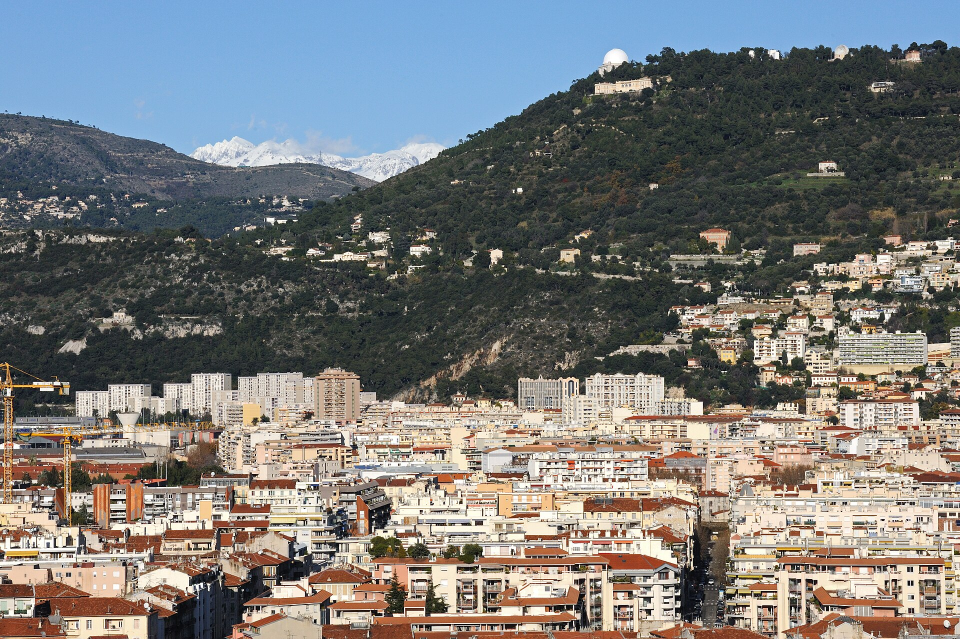
#> input picture _photos_brutes/mont-gros-cayambe.jpg, 1920 x 1278 px, found by its file name (shown at 1/2 size)
$ python run_mont_gros.py
#> lines starting #> are read from the running program, lines starting #| are printed output that depends on the picture
import re, json, os, sys
from PIL import Image, ImageOps

SLUG = 'mont-gros'
FR_ROOT, EN_ROOT = '/home/claude/clicandsite-guide', '/home/claude/clicandsite-guide-en'
TPL = {'fr': (FR_ROOT, 'cote-d-azur', 'colline-du-chateau'), 'en': (EN_ROOT, 'french-riviera', 'colline-du-chateau')}
BASE = {'fr': 'https://clicandsite.fr', 'en': 'https://clicandsite.com'}
REG = {'fr': 'cote-d-azur', 'en': 'french-riviera'}
CREDIT = ('Cayambe', 'https://commons.wikimedia.org/wiki/File:Nice_Est_observatoire_01.jpg', 'CC BY-SA 3.0', 'https://creativecommons.org/licenses/by-sa/3.0/')

C = {
'fr': dict(
 name='La randonnée du mont Gros',
 title='Randonnée du mont Gros à Nice : parc du Vinaigrier et Observatoire',
 desc='La randonnée du mont Gros à Nice : boucle de 5 km depuis Saint-Roch par le parc du Vinaigrier, vue sur la baie, Observatoire de Nice, durée, dénivelé, horaires et accès en bus.',
 h1='La randonnée du mont Gros, au-dessus de Nice',
 lead='Une boucle de 5 km depuis le quartier Saint-Roch, à travers le parc du Vinaigrier, sous la grande coupole de l’Observatoire de Nice.',
 alt='Le mont Gros et la coupole de l’Observatoire de Nice au-dessus des immeubles de Nice-Est',
 intro=['Le mont Gros est une colline de 375 mètres à l’est de Nice. À son sommet se dresse l’Observatoire de Nice, dont on aperçoit la grande coupole blanche depuis toute la ville.',
        'Juste en dessous, le parc du Vinaigrier offre des sentiers en pleine nature, à quelques minutes du centre. C’est l’une des plus belles randonnées que l’on puisse faire au départ même de Nice.'],
 hist=['L’Observatoire de Nice est construit au sommet du mont Gros à partir de 1881, à l’initiative du banquier Raphaël Bischoffsheim. Les bâtiments sont dessinés par Charles Garnier, l’architecte de l’Opéra de Paris.',
       'La coupole de la grande lunette est réalisée par les ateliers de Gustave Eiffel et les travaux s’achèvent en 1887. Le site appartient aujourd’hui à l’Observatoire de la Côte d’Azur.'],
 see_h='Que voir pendant la randonnée',
 see=[('Le parc du Vinaigrier','Un espace naturel de 31 hectares, propriété du Conservatoire du littoral, sur les pentes du mont Gros. Les sentiers passent entre oliveraies, pins et anciennes cultures en terrasses.'),
      ('Le belvédère du mont Vinaigrier','Au plateau sommital, à environ 370 mètres, une tourelle en bois sert de belvédère. La vue s’étend sur Nice, la rade de Villefranche, le cap Ferrat et les sommets des Alpes.'),
      ('Les traces du passé','Le parc garde les vestiges d’un mur cyclopéen, reste d’un habitat fortifié, et un ancien système d’irrigation lié aux cultures d’autrefois.'),
      ('L’Observatoire de Nice','La grande coupole blanche domine la randonnée. Le site de l’Observatoire ne se visite qu’avec un guide, sur réservation.')],
 rando_h='L’itinéraire de la randonnée',
 rando=['Départ de l’église Saint-Roch. Montez l’avenue Giacobi et son escalier jusqu’au boulevard Bischoffsheim, sur la Grande Corniche.',
        'Prenez le chemin du Cal du Mont Gros, qui monte entre les villas, puis suivez le balisage jaune et rouge du sentier de grande randonnée de pays de Nice jusqu’à l’entrée du parc du Vinaigrier.',
        'Dans le parc, prenez à droite le sentier du Vinaigrier supérieur jusqu’au plateau sommital et à sa tourelle en bois.',
        'Redescendez par la station d’épuration, puis par le chemin de niveau qui ramène à l’entrée du parc, et revenez à Saint-Roch par le même chemin.'],
 rando_note='Comptez environ 2 h 30 de marche pour 5,2 km et 330 mètres de dénivelé. Le sentier est de difficulté moyenne : la montée depuis Saint-Roch est raide par endroits.',
 go_h='Comment aller au départ',
 go=[('À pied','Le départ se trouve devant l’église Saint-Roch, dans le quartier du même nom, à l’est du centre de Nice.'),
     ('En bus','La ligne 84 des Lignes d’Azur dessert le haut du parc, à l’arrêt « Sainte-Anne ». Pratique pour une balade plus courte, sans la montée depuis la ville.'),
     ('En voiture','Prenez la Grande Corniche puis le boulevard de l’Observatoire : un petit parking se trouve à l’entrée haute du parc, environ 500 mètres après l’Observatoire.')],
 infos_h='Infos pratiques 2026 : le mont Gros',
 infos=[('Parc du Vinaigrier','gratuit, ouvert tous les jours, de 7 h 30 à 20 h d’avril à octobre et de 8 h à 18 h de novembre à mars.'),
        ('Observatoire de Nice','visite guidée uniquement, sur réservation en ligne sur oca.eu : 12 € plein tarif, 10 € tarif réduit, 6 € enfants et étudiants, gratuit pour les moins de 6 ans.'),
        ('Visite','comptez environ 2 heures pour la visite guidée de l’Observatoire.')],
 maj='Tarifs et horaires relevés en novembre 2026 auprès de l’Observatoire de la Côte d’Azur et de l’office de tourisme ; ils peuvent changer, vérifiez avant de partir.',
 tips_h='Nos conseils pour la randonnée',
 tips=['Prenez de bonnes chaussures : certains passages sont escarpés.',
       'Emportez de l’eau : il n’y a ni commerce ni restaurant autour de l’Observatoire.',
       'Partez tôt le matin ou en fin de journée pour la lumière sur la baie et moins de chaleur.',
       'Pour visiter l’Observatoire, réservez votre créneau à l’avance sur le site de l’Observatoire de la Côte d’Azur.',
       'Pour une plus longue randonnée, continuez par le col de Villefranche vers le mont Alban et le mont Boron.'],
 eps_h='Y aller avec un chauffeur privé',
 eps_t='Transfert Côte d’Azur avec chauffeur privé',
 eps_d='Aéroport, gare ou hôtel : un chauffeur vous dépose au départ de la randonnée ou à l’entrée haute du parc, en van ou berline haut de gamme, prix fixe par véhicule.',
 eps_b='Réserver mon transfert', eps_u='https://www.elite-prestige-services.fr/#reservation',
 near=[('port-lympia','Le port Lympia','à environ 10 min en voiture'),('vieux-nice','Le Vieux-Nice','à environ 15 min en voiture'),('villefranche-sur-mer','Villefranche-sur-Mer','à environ 15 min en voiture')],
 faq=[('Combien de temps dure la randonnée du mont Gros ?','Comptez environ 2 h 30 pour la boucle de 5,2 km depuis l’église Saint-Roch, avec 330 mètres de dénivelé.'),
      ('La randonnée est-elle difficile ?','Elle est de difficulté moyenne : la montée depuis Saint-Roch est raide par endroits, le reste du parcours est facile.'),
      ('Peut-on visiter l’Observatoire de Nice ?','Oui, mais uniquement en visite guidée, sur réservation en ligne auprès de l’Observatoire de la Côte d’Azur. Le plein tarif est de 12 €.'),
      ('Le parc du Vinaigrier est-il gratuit ?','Oui, l’entrée est gratuite. Le parc est ouvert tous les jours, jusqu’à 20 h d’avril à octobre et jusqu’à 18 h de novembre à mars.')],
 fiche=[('Distance','5,2 km en boucle'),('Durée','2 h 30 environ'),('Dénivelé','330 m'),('Départ','Église Saint-Roch'),('Prix','Gratuit (parc)')],
 card='Une boucle de 5 km au-dessus de Nice, par le parc du Vinaigrier et sous la coupole de l’Observatoire.',
 credit_lbl='Photo : ', home='Accueil', reg='Côte d’Azur', crumb='Le mont Gros', faq_h='Questions fréquentes', near_h='À voir à proximité', hist_h='Un peu d’histoire', fiche_h='En bref',
 near_q='Que voir près du mont Gros ?',
),
'en': dict(
 name='The Mont Gros hike',
 title='Mont Gros hike in Nice: Parc du Vinaigrier and the Observatory',
 desc='Hiking Mont Gros in Nice: a 5 km loop from Saint-Roch through the Parc du Vinaigrier, views over the bay, the Nice Observatory, time, climb, opening hours and bus access.',
 h1='The Mont Gros hike above Nice',
 lead='A 5 km loop from the Saint-Roch district, through the Parc du Vinaigrier, below the great dome of the Nice Observatory.',
 alt='Mont Gros and the dome of the Nice Observatory above the buildings of eastern Nice',
 intro=['Mont Gros is a 375-metre hill on the east side of Nice. On top stands the Nice Observatory, whose great white dome can be seen from all over the city.',
        'Just below, the Parc du Vinaigrier has trails through real countryside, a few minutes from the centre. It is one of the best hikes you can start right from Nice.'],
 hist=['The Nice Observatory was built on top of Mont Gros from 1881, at the initiative of the banker Raphaël Bischoffsheim. The buildings were designed by Charles Garnier, the architect of the Paris Opera.',
       'The dome of the great telescope was made by Gustave Eiffel’s workshops and the work was completed in 1887. Today the site belongs to the Observatoire de la Côte d’Azur.'],
 see_h='What to see on the hike',
 see=[('The Parc du Vinaigrier','A 31-hectare natural area owned by the Conservatoire du littoral, on the slopes of Mont Gros. The trails wind between olive groves, pines and old terraced fields.'),
      ('The Mont Vinaigrier viewpoint','On the summit plateau, at about 370 metres, a wooden tower serves as a viewpoint. The view takes in Nice, the bay of Villefranche, Cap Ferrat and the peaks of the Alps.'),
      ('Traces of the past','The park keeps the remains of a cyclopean wall from an ancient fortified settlement, and an old irrigation system from the farms of the past.'),
      ('The Nice Observatory','The great white dome towers over the hike. The Observatory site can only be visited with a guide, on booking.')],
 rando_h='The route',
 rando=['Start at the Saint-Roch church. Walk up Avenue Giacobi and its steps to Boulevard Bischoffsheim, on the Grande Corniche.',
        'Take the Chemin du Cal du Mont Gros, which climbs between villas, then follow the yellow and red waymarks of the Nice long-distance trail (GRP) to the entrance of the Parc du Vinaigrier.',
        'In the park, turn right on the upper Vinaigrier trail to the summit plateau and its wooden tower.',
        'Come down past the water treatment station, then along the level path back to the park entrance, and return to Saint-Roch the way you came.'],
 rando_note='Allow about 2 hours 30 minutes for 5.2 km and 330 metres of climb. The trail is of medium difficulty: the climb from Saint-Roch is steep in places.',
 go_h='How to get to the start',
 go=[('On foot','The start is in front of the Saint-Roch church, in the district of the same name, east of central Nice.'),
     ('By bus','Lignes d’Azur bus 84 serves the top of the park, at the “Sainte-Anne” stop. Handy for a shorter walk without the climb from town.'),
     ('By car','Take the Grande Corniche and then Boulevard de l’Observatoire: there is a small car park at the upper entrance of the park, about 500 metres past the Observatory.')],
 infos_h='Practical info 2026: Mont Gros',
 infos=[('Parc du Vinaigrier','free, open every day, 7.30 am to 8 pm from April to October and 8 am to 6 pm from November to March.'),
        ('Nice Observatory','guided visits only, booked online on oca.eu: €12 full price, €10 reduced, €6 children and students, free under 6.'),
        ('Visit','allow about 2 hours for the guided visit of the Observatory.')],
 maj='Prices and opening times checked in November 2026 with the Observatoire de la Côte d’Azur and the tourist office; they may change, so check before you go.',
 tips_h='Tips for the hike',
 tips=['Wear good shoes: some stretches are steep.',
       'Take water: there are no shops or restaurants around the Observatory.',
       'Go early in the morning or late in the day for the light over the bay and less heat.',
       'To visit the Observatory, book your slot in advance on the Observatoire de la Côte d’Azur website.',
       'For a longer hike, carry on past the Col de Villefranche to Mont Alban and Mont Boron.'],
 eps_h='Go there with a private driver',
 eps_t='French Riviera transfer with a private driver',
 eps_d='Airport, station or hotel: a driver drops you at the start of the hike or at the upper entrance of the park, in a premium van or saloon, with a fixed price per vehicle.',
 eps_b='Book my transfer', eps_u='https://www.elite-prestige-services.fr/?lang=en#reservation',
 near=[('port-lympia','Port Lympia','about 10 min by car'),('vieux-nice','Vieux-Nice','about 15 min by car'),('villefranche-sur-mer','Villefranche-sur-Mer','about 15 min by car')],
 faq=[('How long is the Mont Gros hike?','Allow about 2 hours 30 minutes for the 5.2 km loop from the Saint-Roch church, with 330 metres of climb.'),
      ('Is the hike difficult?','It is of medium difficulty: the climb from Saint-Roch is steep in places, the rest is easy.'),
      ('Can you visit the Nice Observatory?','Yes, but only on a guided visit, booked online with the Observatoire de la Côte d’Azur. Full price is €12.'),
      ('Is the Parc du Vinaigrier free?','Yes, entry is free. The park is open every day, until 8 pm from April to October and until 6 pm from November to March.')],
 fiche=[('Distance','5.2 km loop'),('Time','About 2 h 30'),('Climb','330 m'),('Start','Saint-Roch church'),('Price','Free (park)')],
 card='A 5 km loop above Nice, through the Parc du Vinaigrier and below the Observatory dome.',
 credit_lbl='Photo: ', home='Home', reg='French Riviera', crumb='Mont Gros', faq_h='Frequently asked questions', near_h='Nearby', hist_h='A bit of history', fiche_h='At a glance',
 near_q='What is there to see near Mont Gros?',
)}

# [5 lines left out: function fr_typo, not called in this run]

def esc(t): return t.replace('&', '&amp;')

def page(lang):
    root, reg, tslug = TPL[lang]
    d = C[lang]; T = (fr_typo if lang == 'fr' else (lambda x: x))
    tpl = open(f'{root}/{reg}/{tslug}/index.html', encoding='utf-8').read()
    url = f'{BASE[lang]}/{REG[lang]}/{SLUG}/'
    other = 'en' if lang == 'fr' else 'fr'
    ourl = f'{BASE[other]}/{REG[other]}/{SLUG}/'
    head = tpl[:tpl.index('</head>')]
    head = re.sub(r'<title>.*?</title>', f'<title>{esc(T(d["title"]))} | Clic&amp;Site</title>', head)
    head = re.sub(r'(<meta name="description" content=")[^"]*', lambda m: m[1] + esc(T(d['desc'])), head)
    head = re.sub(r'(<meta property="og:title" content=")[^"]*', lambda m: m[1] + esc(T(d['title'])) + ' | Clic&amp;Site', head)
    head = re.sub(r'(<meta property="og:description" content=")[^"]*', lambda m: m[1] + esc(T(d['desc'])), head)
    head = head.replace(f'/{tslug}/', f'/{SLUG}/').replace(f'og/{tslug}.jpg', f'og/{SLUG}.jpg')
    head = re.sub(r'<script type="application/ld\+json">.*?</script>\n?', '', head, flags=re.S)
    ld = [
     {"@context": "https://schema.org", "@type": "TouristAttraction", "name": T(d['name']), "description": T(d['desc']), "url": url,
      "image": [f"{BASE[lang]}/assets/photos/{SLUG}.jpg", f"{BASE[lang]}/assets/og/{SLUG}.jpg"],
      "geo": {"@type": "GeoCoordinates", "latitude": 43.7255, "longitude": 7.2997},
      "address": {"@type": "PostalAddress", "addressLocality": "Nice", "addressRegion": "Provence-Alpes-Côte d’Azur", "addressCountry": "FR"},
      "containedInPlace": {"@type": "Place", "name": d['reg']}},
     {"@context": "https://schema.org", "@type": "FAQPage", "mainEntity": [{"@type": "Question", "name": T(q), "acceptedAnswer": {"@type": "Answer", "text": T(a)}} for q, a in d['faq'] + [(d['near_q'], near_txt(lang))]]},
     {"@context": "https://schema.org", "@type": "BreadcrumbList", "itemListElement": [
        {"@type": "ListItem", "position": 1, "name": d['home'], "item": f"{BASE[lang]}/"},
        {"@type": "ListItem", "position": 2, "name": d['reg'], "item": f"{BASE[lang]}/{REG[lang]}/"},
        {"@type": "ListItem", "position": 3, "name": T(d['crumb']), "item": url}]}]
    head += ''.join(f'<script type="application/ld+json">{json.dumps(x, ensure_ascii=False)}</script>\n' for x in ld)
    body = tpl[tpl.index('</head>'):tpl.index('<header class="post')]
    body = body.replace(f'/{tslug}/', f'/{SLUG}/')
    P = '../../assets/photos/' + SLUG
    hero = (f'<header class="post post--pin">\n  <picture><source type="image/webp" srcset="{P}-960.webp 960w, {P}-1280.webp 1280w, {P}.webp 1920w" sizes="100vw">'
            f'<img class="post__img" src="{P}.jpg" srcset="{P}-960.jpg 960w, {P}-1280.jpg 1280w, {P}.jpg 1920w" sizes="100vw" alt="{esc(T(d["alt"]))}" fetchpriority="high"></picture><div class="post__shade" aria-hidden="true"></div>\n'
            f'  <div class="wrap post__in">\n    <div class="stamp" aria-hidden="true"><span class="stamp__num">06</span></div><div class="postmark" aria-hidden="true"><span>Nice</span></div>\n'
            f'    <h1 class="post__title">{esc(T(d["h1"]))}</h1>\n    <p class="post__lead">{esc(T(d["lead"]))}</p>\n  </div>\n'
            f'  <p class="credit">{d["credit_lbl"]}<a href="{CREDIT[1]}" rel="noopener" target="_blank">{CREDIT[0]}</a>, <a href="{CREDIT[3]}" rel="noopener license" target="_blank">{CREDIT[2]}</a>, Wikimedia Commons</p>\n</header>\n')
    crumbs = re.search(r'<nav class="crumbs wrap".*?</p>\n', tpl, re.S).group(0)
    crumbs = re.sub(r'<li aria-current="page">.*?</li>', f'<li aria-current="page">{esc(T(d["crumb"]))}</li>', crumbs)
    crumbs = re.sub(r'(Mis à jour le |Updated )[^<]*', lambda m: m[1] + ('15 novembre 2026' if lang == 'fr' else '15 November 2026'), crumbs)
    h = lambda t: esc(T(t))
    art = '<div class="wrap layout">\n  <article class="prose">\n    ' + ''.join(f'<p>{h(p)}</p>' for p in d['intro']) + '\n'
    art += f'    <h2 id="{"histoire" if lang == "fr" else "history"}">{h(d["hist_h"])}</h2>\n' + '\n'.join(f'<p>{h(p)}</p>' for p in d['hist']) + '\n'
    art += f'<h2 id="itineraire">{h(d["rando_h"])}</h2><ol>' + ''.join(f'<li>{h(x)}</li>' for x in d['rando']) + f'</ol><p>{h(d["rando_note"])}</p>\n'
    art += f'    <h2>{h(d["see_h"])}</h2>' + ''.join(f'<h3>{h(a)}</h3><p>{h(b)}</p>' for a, b in d['see']) + '\n'
    art += f'    <h2>{h(d["go_h"])}</h2>' + ''.join(f'<h3>{h(a)}</h3><p>{h(b)}</p>' for a, b in d['go']) + '\n'
    art += f'    <h2 id="infos-2026">{h(d["infos_h"])}</h2><ul>' + ''.join(f'<li><strong>{h(a)}</strong>{h(" : " if lang == "fr" else ": ")}{h(b)}</li>' for a, b in d['infos']) + f'</ul><p class="maj">{h(d["maj"])}</p>\n'
    art += f'    <h2>{h(d["tips_h"])}</h2><ul>' + ''.join(f'<li>{h(x)}</li>' for x in d['tips']) + '</ul>\n'
    eps_li = re.search(r'<li class="act act--eps">.*?</li>', tpl, re.S).group(0)
    eps_li = re.sub(r'<h3 class="act__t">.*?</h3>', f'<h3 class="act__t">{h(d["eps_t"])}</h3>', eps_li)
    eps_li = re.sub(r'<p class="act__d">.*?</p>', f'<p class="act__d">{h(d["eps_d"])}</p>', eps_li)
    art += (f'    <section class="book" id="chauffeur" aria-labelledby="chauffeur-t">\n      <h2 id="chauffeur-t" class="book__t">{h(d["eps_h"])}</h2>\n'
            f'      <ul class="acts">{eps_li}</ul>\n    </section>\n')
    art += f'    <h2 id="autour">{h(d["near_h"])}</h2><ul class="near">' + ''.join(f'<li><a href="../../{REG[lang]}/{s}/">{h(n)}</a> <span class="near__d">{h(t)}</span></li>' for s, n, t in d['near']) + '</ul>\n'
    art += f'    <h2>{h(d["faq_h"])}</h2>\n    <div class="faq">' + ''.join(f'<details><summary>{h(q)}</summary><p>{h(a)}</p></details>' for q, a in d['faq'] + [(d['near_q'], near_txt(lang))]) + '</div>\n  </article>\n'
    art += (f'  <aside class="fiche" aria-labelledby="fiche-t">\n    <h2 id="fiche-t" class="fiche__t">{h(d["fiche_h"])}</h2>\n    <dl>'
            + ''.join(f'<div><dt>{h(a)}</dt><dd>{h(b)}</dd></div>' for a, b in d['fiche']) + '</dl>\n  </aside>\n</div>\n')
    rest = tpl[tpl.index('<div class="wrap"></div>'):]
    rest = re.sub(r'<div class="cta-bar" id="cta-bar".*?</div>\n?', '', rest, flags=re.S)
    rest = rest.replace(f'/{tslug}/', f'/{SLUG}/')
    # "autres" : colline du Château à la place de la 3e carte
    return head + body + hero + crumbs + art + rest

# [5 lines left out: function near_txt, not called in this run]

if __name__ == '__main__':
    src = '/home/claude/clicandsite-guide/_photos_brutes/mont-gros-cayambe.jpg'
    for lang, root in (('fr', FR_ROOT), ('en', EN_ROOT)):
        im = ImageOps.fit(Image.open(src).convert('RGB'), (1920, 1280), centering=(0.5, 0.4))
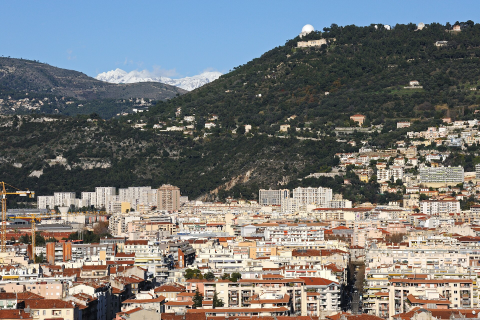
#> im: PIL image 1920x1280 RGB (shown at 1/4 size); mean R, G, B 119.9, 120.8, 120.1
        im.save(f'{root}/assets/photos/{SLUG}.jpg', quality=82, optimize=True, progressive=True)
        for w, hh in ((960, 640), (640, 427)): im.resize((w, hh), Image.LANCZOS).save(f'{root}/assets/photos/{SLUG}-{w}.jpg', quality=80, optimize=True, progressive=True)
#> this loop made 2 passes
#> pass 1, `for w, hh in ((960, 640), (640, 427)): im.resize((w, hh), Image.LANCZO..`:
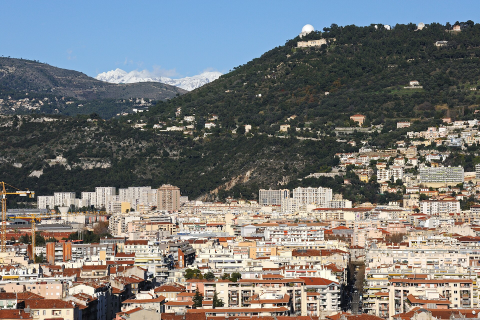
#> saved as mont-gros-960.jpg: PIL image 960x640 RGB (shown at 1/2 size); mean R, G, B 119.9, 120.8, 120.1
#> pass 2, `for w, hh in ((960, 640), (640, 427)): im.resize((w, hh), Image.LANCZO..`:
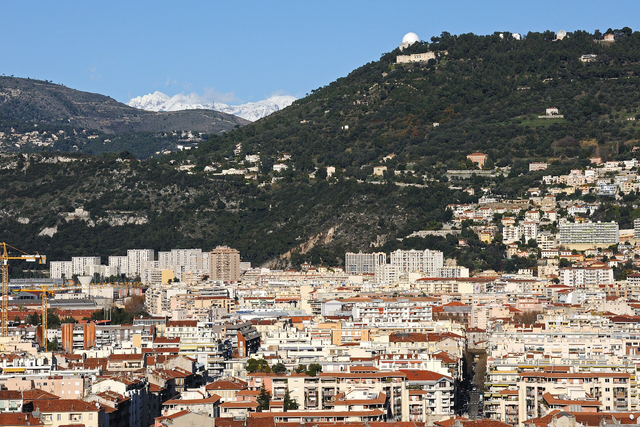
#> saved as mont-gros-640.jpg: PIL image 640x427 RGB; mean R, G, B 119.9, 120.8, 120.1
        ImageOps.fit(im, (1200, 630), centering=(0.5, 0.35)).save(f'{root}/assets/og/{SLUG}.jpg', quality=82, optimize=True)
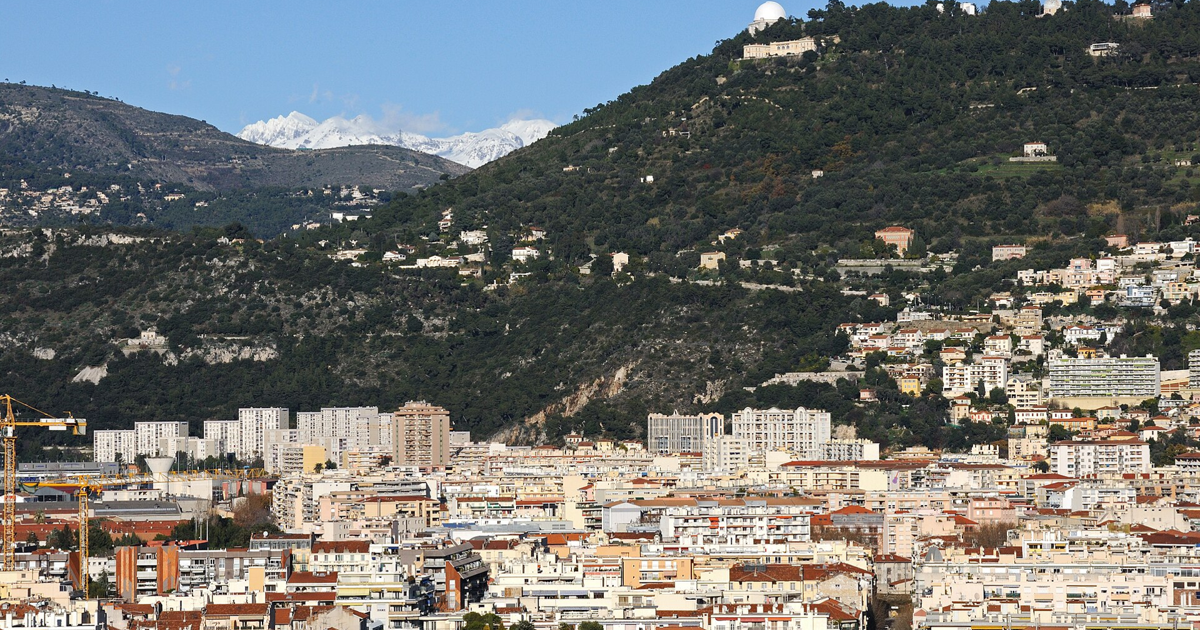
#> saved as mont-gros.jpg: PIL image 1200x630 RGB; mean R, G, B 113.4, 114.3, 111.6
        out = f'{root}/{REG[lang]}/{SLUG}/index.html'
        os.makedirs(os.path.dirname(out), exist_ok=True)
        open(out, 'w', encoding='utf-8').write(page(lang))
#> (the run stopped early here; a loop or call above may not have finished)
